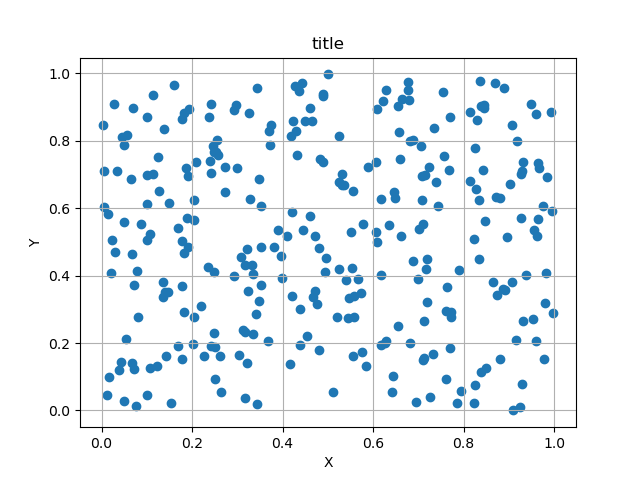

Reproduce this figure in Python.
""" p5_17.py """

import matplotlib.pyplot as plt
import numpy as np

pt_x = np.random.rand(300)
pt_y = np.random.rand(300)
print('x', pt_x[0:10])
print('y', pt_y[0:10])

fig, ax = plt.subplots()
ax.scatter(pt_x, pt_y)
ax.set_title("title")
ax.set_xlabel("X")
ax.set_ylabel("Y")
ax.grid(True)
# plt.show()
plt.savefig("p5_17.png")
